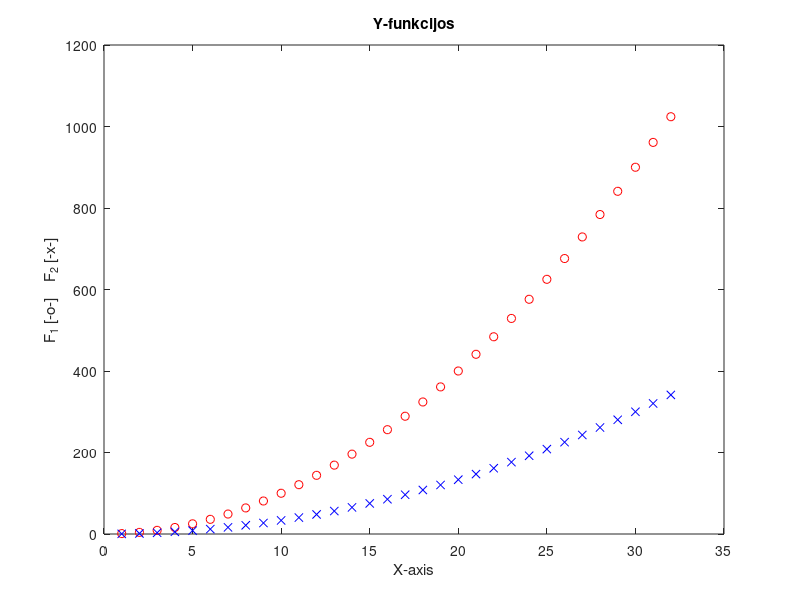

MATLAB code to generate this figure:
% Name: Seymur Mammadov
% Student Code: 20251679
% Group: EKFU25/1
% Date: 11 September 2026

x = 1:32;
y = x.^2;

plot(x, y, 'or', x, y/3, 'xb')
title('Y-funkcijos')
xlabel('X-axis')
ylabel('F_1 [-o-]    F_2 [-x-]')

N = 9;

v = N + 1:0.5:N + 4

A = [N N+1 N+2;
    N+3 N+4 N+5;
    N+6 N+7 N+8]

a = A(3,2)

b = A(2:3,1:2)

c = A([1 3 7 9])

v2 = v(1:3)'

C = [A v2]
